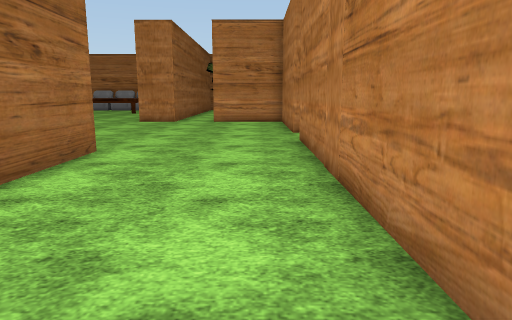
[1] (above)

17 first-person views from a walk through a scene from a Unity 3-D project. The camera is 1.3 m above the floor, tilts 10° down and sees 70° across. The floor is counted in squares, 1 m on a side. Each view is taken from the middle of a square. On the plan, view 1 faces up. The plan holds only what a view shows up to about 15 squares ahead; the rest is blank. The place goes on beyond the plan. The terrain is drawn as flat ground. The player character is not drawn. Some animated figures are not drawn. Door leaves are left out, so doorways stand open. Some surface patterns are stand-ins.

[2]
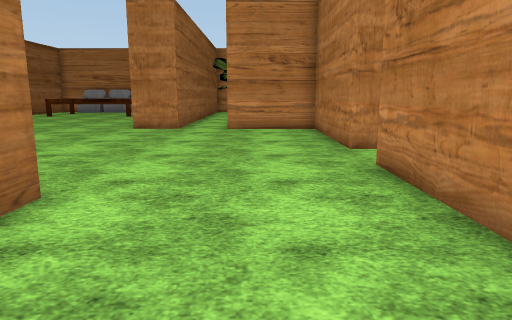

[3]
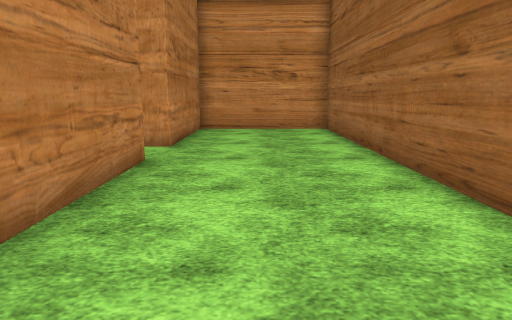

[4]
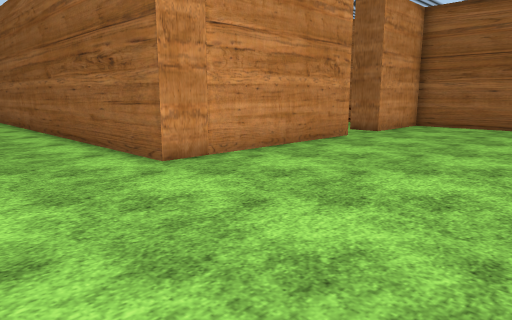

[5]
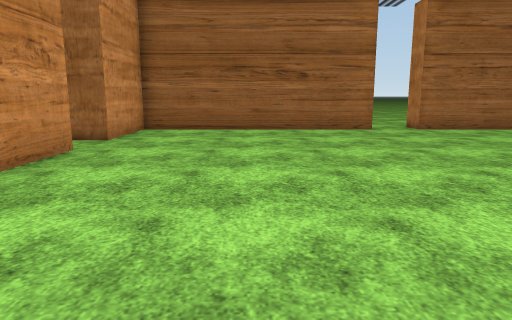

[6]
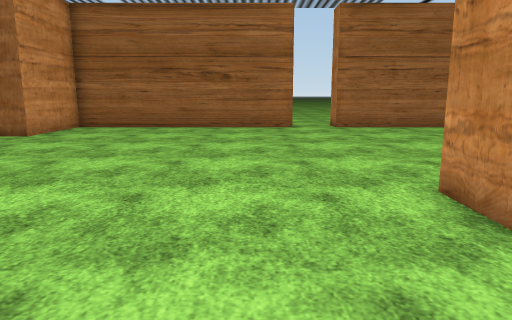

[7]
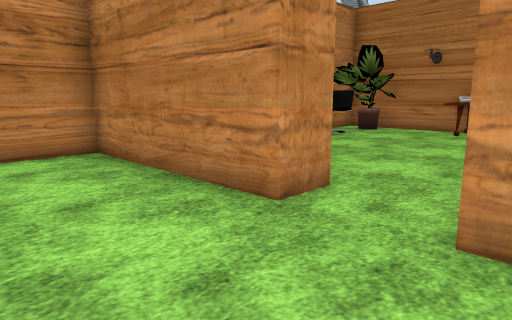

[8]
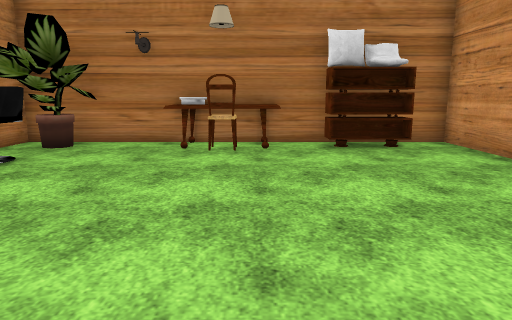

[9]
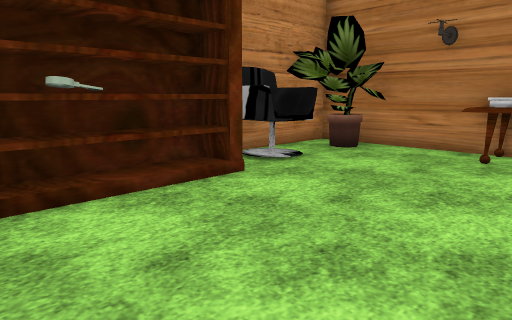

[10]
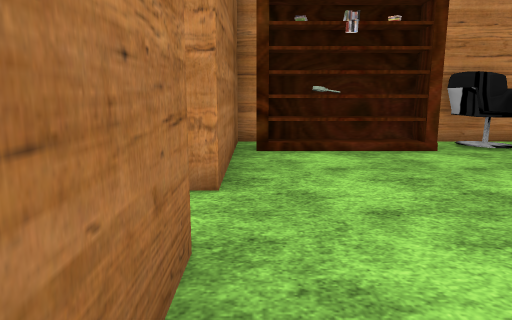

[11]
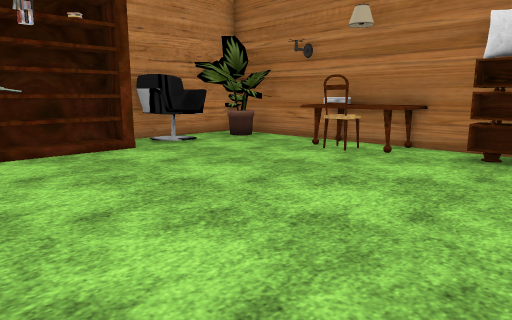

[12]
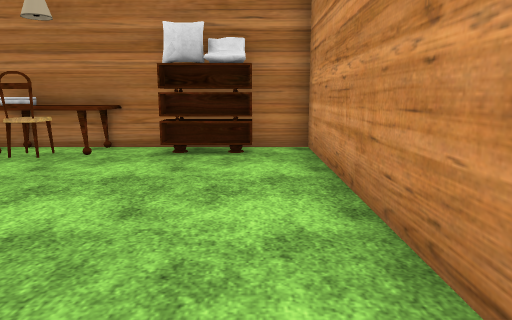

[13]
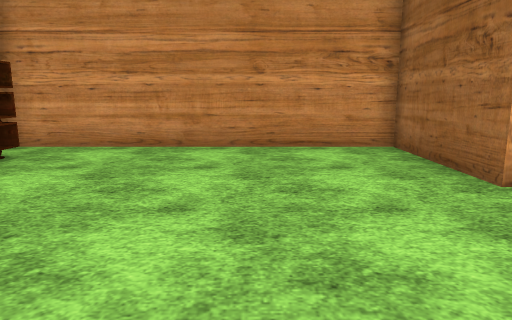

[14]
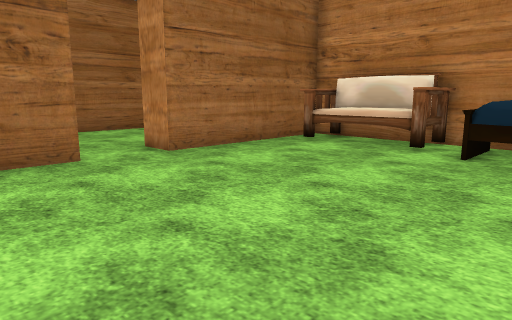

[15]
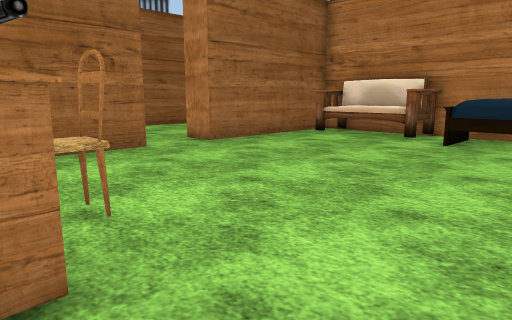

[16]
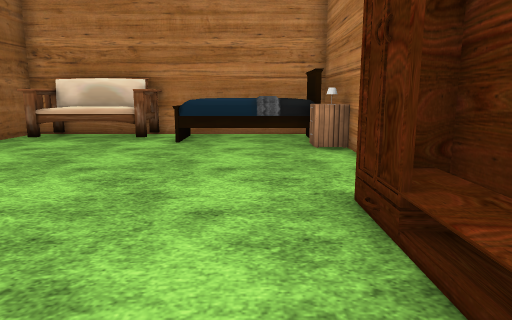

[17]
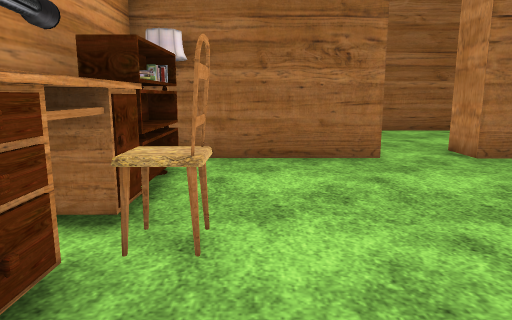

### Floor plan
Key: @ floor where view 1 was taken; # wall or solid block; . floor; D open door; C chair; T table; B bookshelf; K key; E bed; S desk; L lamp; A books.
Columns run from 17 left of view 1 to 12 right of it. Each row starts with its distance up from view 1.
 19 #D.........###.######    #####
 18 .D................########C###
 17  #................###BKB##C###
 16  #................##........##
 15  #................##.........#
 14  #................##........##
 13  #................##........CT
 12  #..........................TT
 11  #................##.........#
 10  #................##........B#
  9  ####.............##........BB
  8     #..#######....##........##
  7              #....############
  6              #....############
  5              #....###CCCC    #
  4              #....###CCCCEEEE#
  3              #....##.....#E###
  2              #....##.........#
  1              #....##.........#
  0              #...@##.........
 -1              #....D..........
 -2              #....D#.........
 -3              #....##........##
 -4              #....##........##
 -5              #....##.........
 -6              #....##...#C#..
 -7              #....##LBASSSS..

Positions as (right, up) in squares from view 1, and headings:
1: (0, 0), facing up
2: (-1, 4), facing up
3: (-1, 7), facing down
4: (0, 15), facing down-left
5: (-2, 13), facing left
6: (-1, 16), facing left
7: (-2, 10), facing up-right
8: (2, 12), facing right
9: (3, 12), facing up-right
10: (3, 8), facing up
11: (3, 8), facing up-right
12: (3, 8), facing right
13: (6, 16), facing down
14: (10, -5), facing up-left
15: (11, -7), facing up-left
16: (10, -7), facing up
17: (10, -5), facing left
